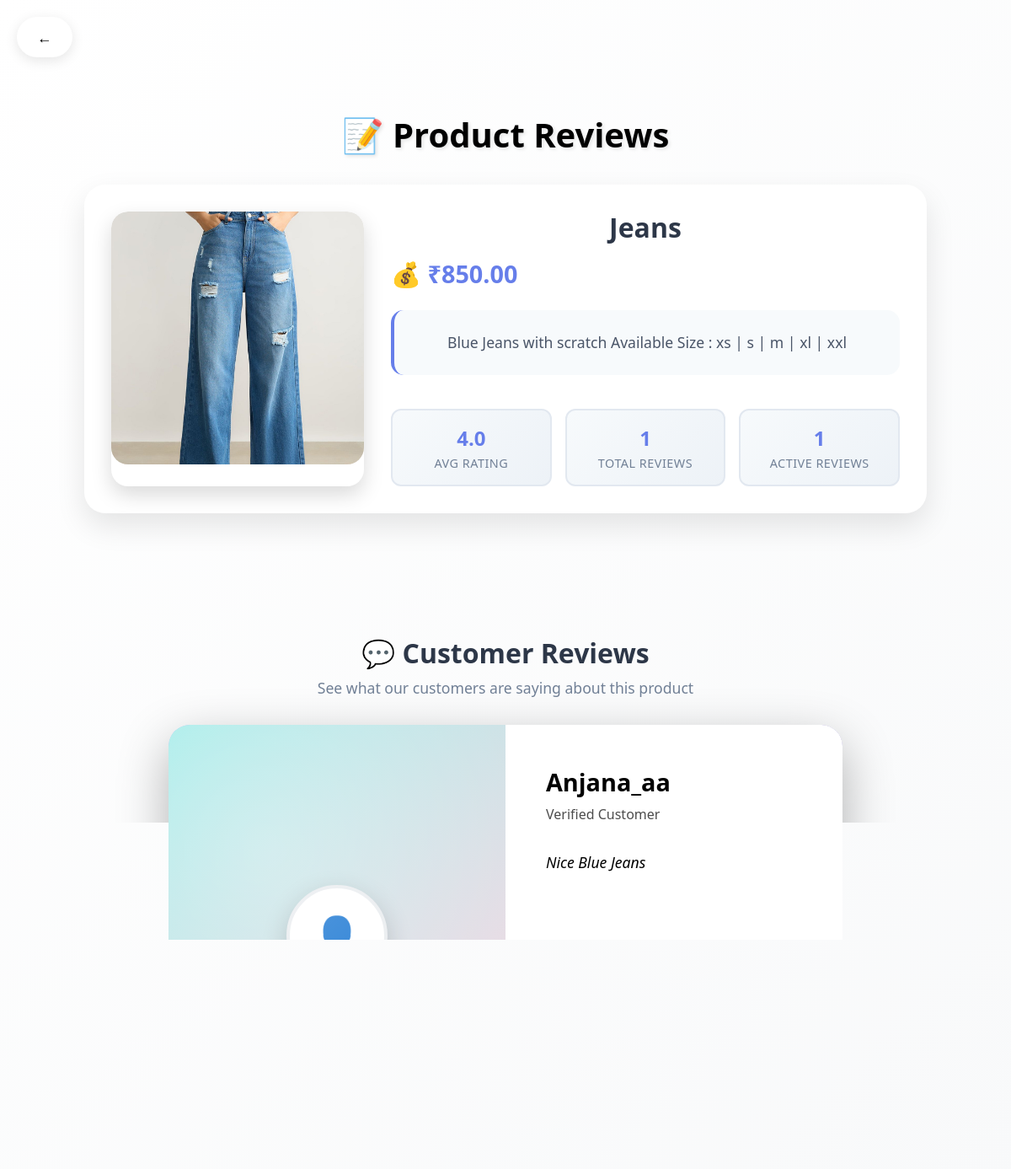
/products/7/reviews/, run on the app's committed database.
### reviewapp/models.py (models this page shows, shortened)
class Product(models.Model):
    name = models.CharField(max_length=100)
    description = models.TextField()
    price = models.DecimalField(max_digits=10, decimal_places=2)
    image = models.ImageField(upload_to='product_images/')

class Review(models.Model):
    product = models.ForeignKey(Product, related_name='reviews', on_delete=models.CASCADE)
    user = models.ForeignKey(CustomUser, on_delete=models.CASCADE)
    rating = models.IntegerField()
    comment = models.TextField()

class CustomUser(AbstractUser):
    ROLE_CHOICES = (
        ('admin', 'Admin'),
        ('user', 'User'),
    )
    role = models.CharField(max_length=10, choices=ROLE_CHOICES)
    groups = models.ManyToManyField(Group, related_name="customuser_set", blank=True)
    user_permissions = models.ManyToManyField(Permission, related_name="customuser_permissions_set", blank=True)

### reviewapp/views.py (the view)
# urls.py: path('products/<int:product_id>/reviews/',view_reviews, name='view_reviews'),
def view_reviews(request, product_id):
    product = get_object_or_404(Product, id=product_id)
    reviews = product.reviews.select_related('user').prefetch_related('likes')
    avg_rating = reviews.aggregate(avg_rating=Avg('rating'))['avg_rating']
    user_liked_review_ids = set()
    if request.user.is_authenticated:
        user_liked_review_ids = set(
            Like.objects.filter(user=request.user, review__in=reviews).values_list('review_id', flat=True)
        )
    for review in reviews:
        review.liked_by_user = review.id in user_liked_review_ids
    context = {
        'product': product,
        'reviews': reviews,
        'avg_rating': avg_rating,
    }
    return render(request, 'view_reviews.html', context)

### templates/view_reviews.html (shortened to what this page needs)
<!DOCTYPE html>
<html>
<head>
</head>
<body>
    <div class="nav-back">
        <a href="{% url 'user_dashboard' %}">
            ←
        </a>
    </div>
    <div class="container">
        <div class="header">
            <h1 class="page-title">📝 Product Reviews</h1>
            <div class="product-details">
                <div class="product-image-container">
                    <img src="{{ product.image.url }}" alt="{{ product.name }}" class="product-image">
                </div>
                <div class="product-info">
                    <h2 class="product-name">{{ product.name }}</h2>
                    <div class="product-price">💰 ₹{{ product.price }}</div>
                    <div class="product-description">
                        {{ product.description|truncatewords:30 }}
                    </div>
                    <div class="product-stats">
                        <div class="stat-card">
                            <div class="stat-number">{% if avg_rating %}{{ avg_rating|floatformat:1 }}{% else %}0.0{% endif %}</div>
                            <div class="stat-label">Avg Rating</div>
                        </div>
                        <div class="stat-card">
                            <div class="stat-number">{{ reviews.count }}</div>
                            <div class="stat-label">Total Reviews</div>
                        </div>
                        <div class="stat-card">
                            <div class="stat-number">{% if reviews %}{{ reviews|length }}{% else %}0{% endif %}</div>
                            <div class="stat-label">Active Reviews</div>
                        </div>
                    </div>
                </div>
            </div>
        </div>
        <div class="reviews-section">
            <div class="reviews-header">
                <h2 class="reviews-title">💬 Customer Reviews</h2>
                <p class="reviews-subtitle">See what our customers are saying about this product</p>
            </div>
            {% if reviews %}
                <div class="reviews-slider">
                    <div class="reviews-container" id="reviewsContainer">
                        {% for review in reviews %}
                        <div class="review-card">
                            <div class="review-image">
                                <div class="user-avatar">
                                    👤
                                </div>
                            </div>
                            <div class="review-content">
                                <div class="reviewer-name">{{ review.user.username }}</div>
                                <div class="reviewer-title">Verified Customer</div>
                                <div class="comment">
                                    {{ review.comment }}
                                </div>
                                <div class="review-rating">
                                    {% for i in "12345" %}
                                        {% if forloop.counter <= review.rating %}
                                            <span class="star">★</span>
                                        {% else %}
                                            <span class="star" style="color: rgba(255,255,255,0.3);">★</span>
                                        {% endif %}
                                    {% endfor %}
                                </div>
                            </div>
                        </div>
                        {% endfor %}
                    </div>
                </div>
            {% else %}
                <div class="no-reviews">
                    <p>No reviews available for this product yet.</p>
                    <p>Be the first to share your thoughts!</p>
                </div>
            {% endif %}
        </div>
    </div>
</body>
</html>

### data on the page
Product: image (picture), name "Jeans", price "850.00", description "Blue Jeans with scratch Available Size : xs | s | m | xl | xxl"
Review: user.username "Anjana_aa", comment "Nice Blue Jeans"

### other printed values
{{ avg_rating|floatformat:1 }} "4.0"
{{ reviews.count }} "1"
{{ reviews|length }} "1"
